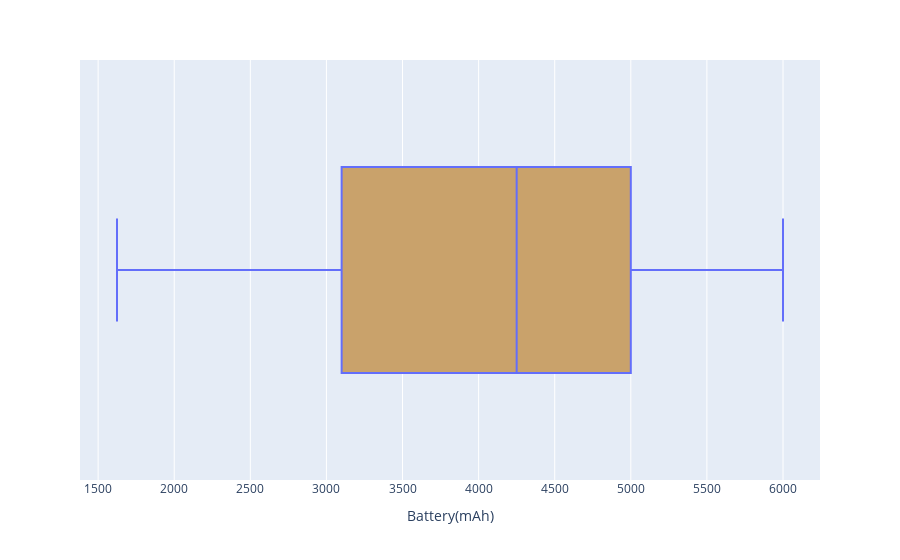
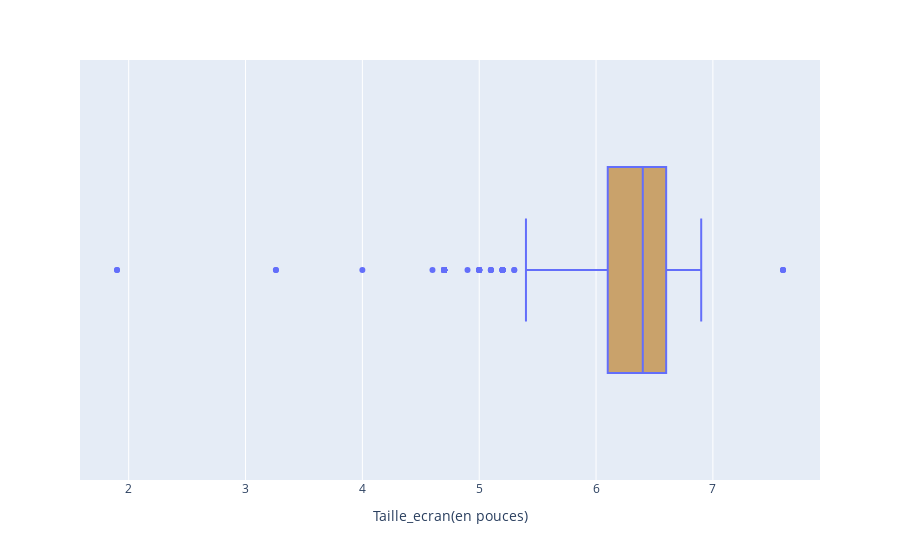
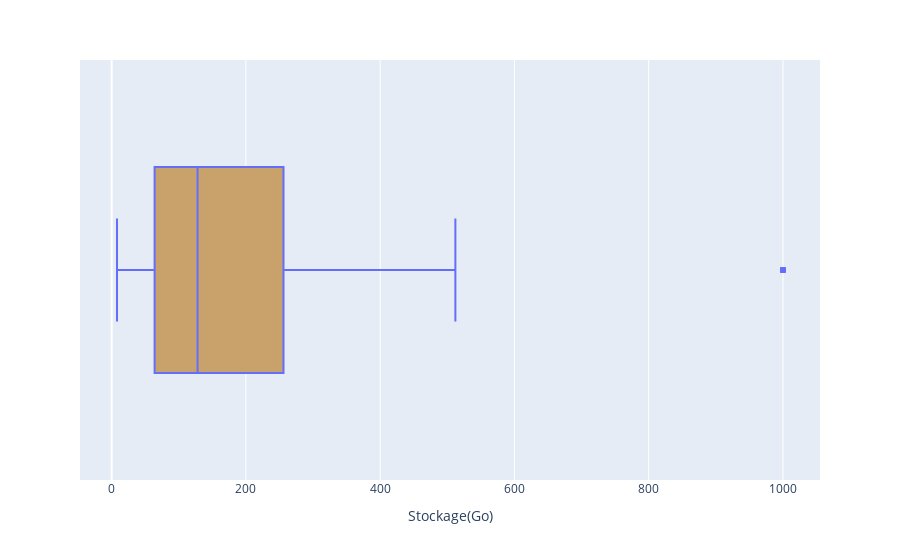
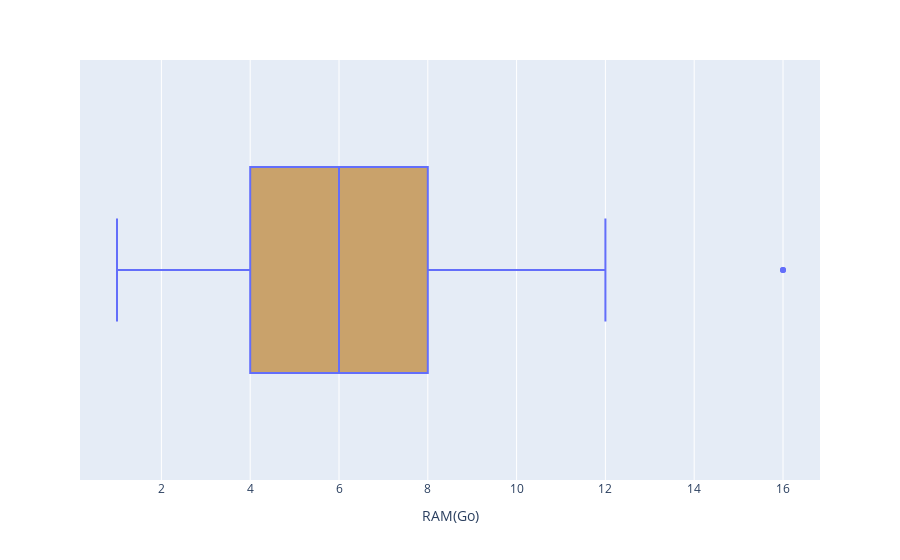

Source (notebook cell) for these figures, in order:
### Code cell
for i in num_col:
    fig = px.box(df, x = df[i])
    fig.update_traces(fillcolor = '#C9A26B')
    fig.show()

### Figure 1 — Plotly figure (JSON) as saved in the notebook; plotly's stock layout.template omitted (floating-point values rounded to 4 significant figures; data arrays with more than 128 entries replaced by an {"elided": "..."} marker saying what was removed)
{"data": [{"alignmentgroup": "True", "fillcolor": "#C9A26B", "hovertemplate": "Battery(mAh)=%{x}<extra></extra>", "legendgroup": "", "marker": {"color": "#636efa"}, "name": "", "notched": false, "offsetgroup": "", "orientation": "h", "showlegend": false, "type": "box", "x": {"elided": "787 int values"}, "x0": " ", "xaxis": "x", "y0": " ", "yaxis": "y"}], "layout": {"boxmode": "group", "legend": {"tracegroupgap": 0}, "margin": {"t": 60}, "xaxis": {"anchor": "y", "domain": [0, 1], "title": {"text": "Battery(mAh)"}}, "yaxis": {"anchor": "x", "domain": [0, 1]}}}

### Figure 2 — Plotly figure (JSON) as saved in the notebook; plotly's stock layout.template omitted (floating-point values rounded to 4 significant figures; data arrays with more than 128 entries replaced by an {"elided": "..."} marker saying what was removed)
{"data": [{"alignmentgroup": "True", "fillcolor": "#C9A26B", "hovertemplate": "Taille_ecran(en pouces)=%{x}<extra></extra>", "legendgroup": "", "marker": {"color": "#636efa"}, "name": "", "notched": false, "offsetgroup": "", "orientation": "h", "showlegend": false, "type": "box", "x": {"elided": "787 float values"}, "x0": " ", "xaxis": "x", "y0": " ", "yaxis": "y"}], "layout": {"boxmode": "group", "legend": {"tracegroupgap": 0}, "margin": {"t": 60}, "xaxis": {"anchor": "y", "domain": [0, 1], "title": {"text": "Taille_ecran(en pouces)"}}, "yaxis": {"anchor": "x", "domain": [0, 1]}}}

### Figure 3 — Plotly figure (JSON) as saved in the notebook; plotly's stock layout.template omitted (floating-point values rounded to 4 significant figures; data arrays with more than 128 entries replaced by an {"elided": "..."} marker saying what was removed)
{"data": [{"alignmentgroup": "True", "fillcolor": "#C9A26B", "hovertemplate": "Stockage(Go)=%{x}<extra></extra>", "legendgroup": "", "marker": {"color": "#636efa"}, "name": "", "notched": false, "offsetgroup": "", "orientation": "h", "showlegend": false, "type": "box", "x": {"elided": "787 int values"}, "x0": " ", "xaxis": "x", "y0": " ", "yaxis": "y"}], "layout": {"boxmode": "group", "legend": {"tracegroupgap": 0}, "margin": {"t": 60}, "xaxis": {"anchor": "y", "domain": [0, 1], "title": {"text": "Stockage(Go)"}}, "yaxis": {"anchor": "x", "domain": [0, 1]}}}

### Figure 4 — Plotly figure (JSON) as saved in the notebook; plotly's stock layout.template omitted (floating-point values rounded to 4 significant figures; data arrays with more than 128 entries replaced by an {"elided": "..."} marker saying what was removed)
{"data": [{"alignmentgroup": "True", "fillcolor": "#C9A26B", "hovertemplate": "RAM(Go)=%{x}<extra></extra>", "legendgroup": "", "marker": {"color": "#636efa"}, "name": "", "notched": false, "offsetgroup": "", "orientation": "h", "showlegend": false, "type": "box", "x": {"elided": "787 float values"}, "x0": " ", "xaxis": "x", "y0": " ", "yaxis": "y"}], "layout": {"boxmode": "group", "legend": {"tracegroupgap": 0}, "margin": {"t": 60}, "xaxis": {"anchor": "y", "domain": [0, 1], "title": {"text": "RAM(Go)"}}, "yaxis": {"anchor": "x", "domain": [0, 1]}}}
